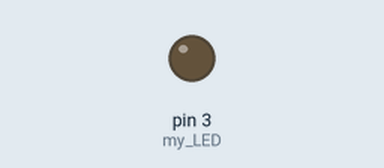
Recording of a sketch running on a simulated Arduino Uno, built with avr-gcc and run on an emulated ATmega328P. Shown: output pins drawn as LEDs (lit = HIGH). What the sketch prints to the serial monitor is not drawn.

Above: at 0.15 s.
At 37.88 s:
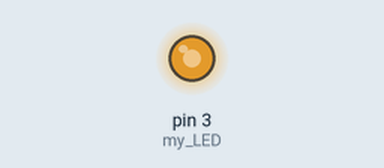
Timing chart, 0 to 37.8 s (numbered marks = the images above):
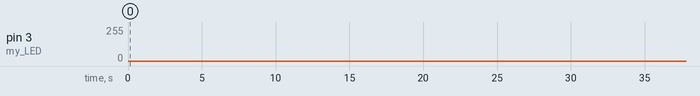

The sketch:

circuit.ino
```cpp
int my_LED = 3;
void setup() {
  // put your setup code here, to run once:
  Serial.begin(9600);
  pinMode(my_LED, OUTPUT);

}
void loop() {
  // put your main code here, to run repeatedly:
  for(int i = 0; i < 255; i ++){
    analogWrite(my_LED, i);
    Serial.println( i );
    delay(3.9);
  }
  for(int i = 255; i > 0; i --){
    analogWrite(my_LED, i);
    Serial.println( i );
    delay(3.9);
  }
  /*analogWrite(my_LED, 10);
  delay(500);
  analogWrite(my_LED, 255);
  delay(500);*/
}
```
